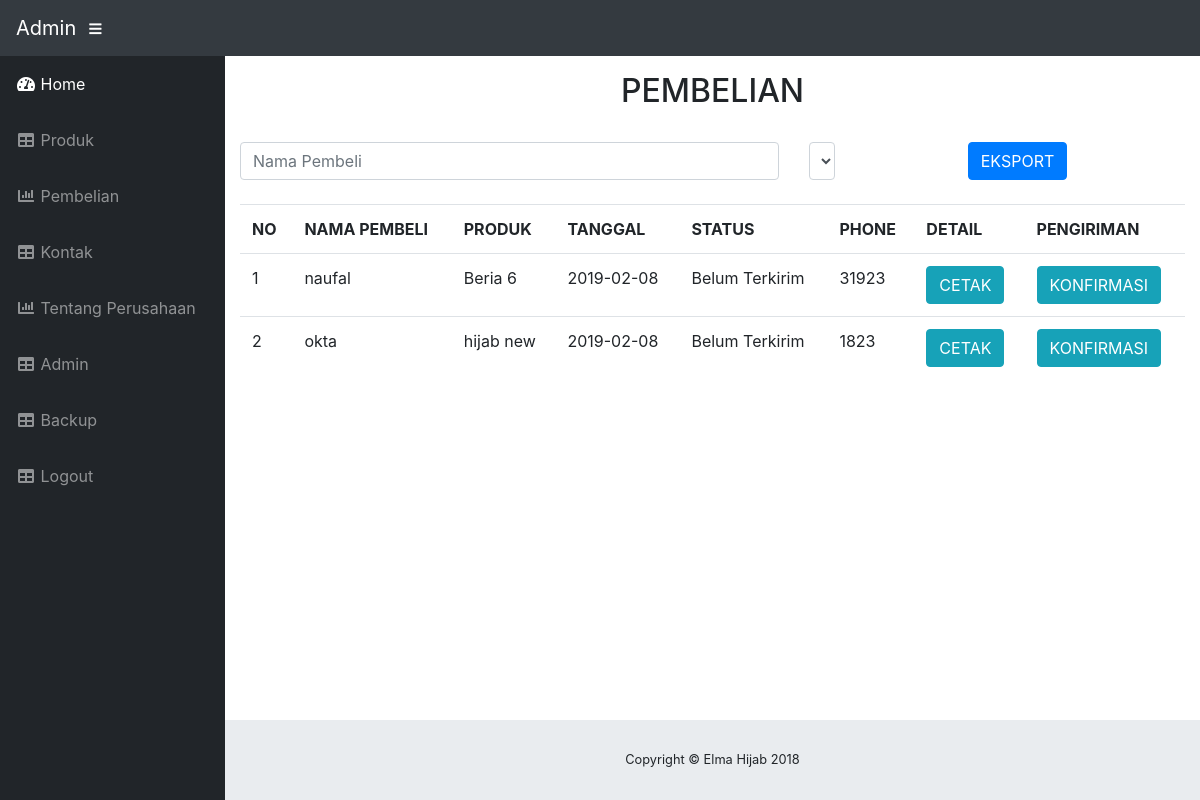
/admin/index.php?halaman=pemesanan (signed in), run on an earlier commit of the app's database.
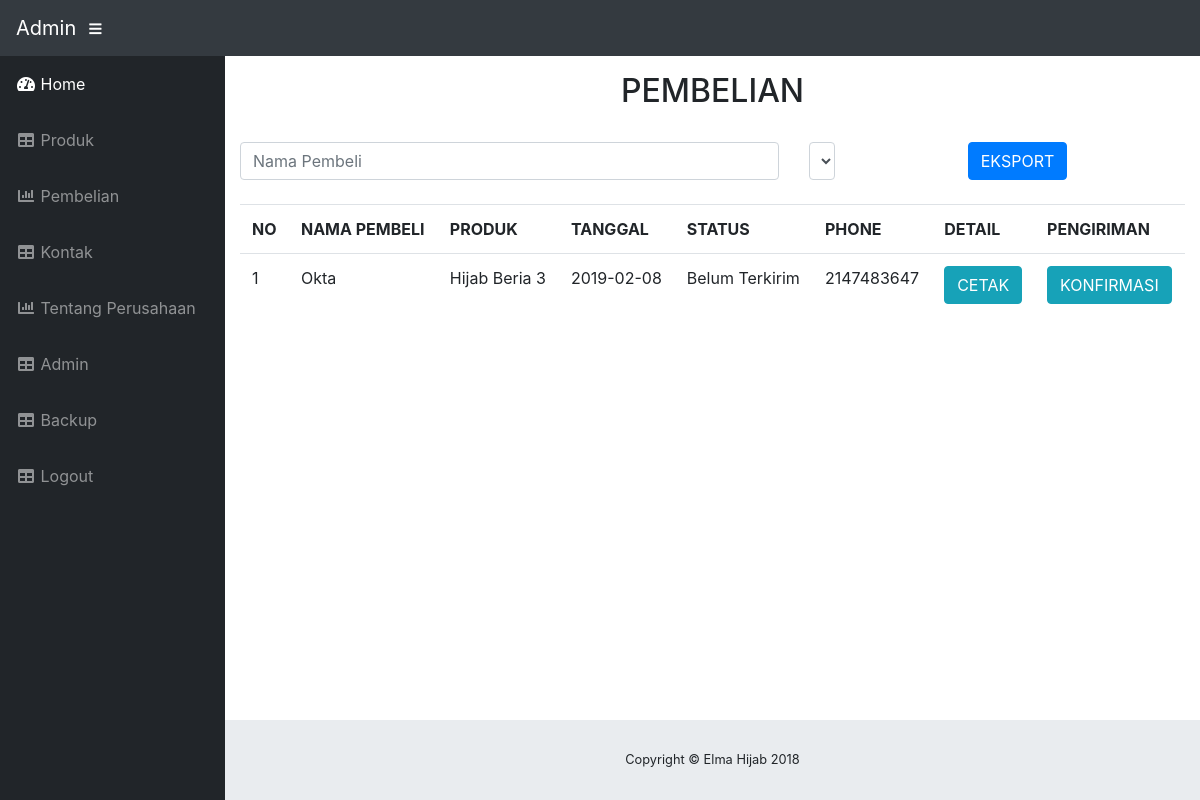
And on a later commit of the database.
### tables this page shows
CREATE TABLE `pembelian` (
  `id_pembelian` int(11) NOT NULL AUTO_INCREMENT,
  `nama_pembeli` varchar(50) NOT NULL,
  `alamat` varchar(100) NOT NULL,
  `no_telp` int(15) NOT NULL,
  `tgl_pembeli` date NOT NULL,
  `id_prdk` int(11) NOT NULL,
  `jumlah` varchar(30) NOT NULL,
  `status` varchar(20) NOT NULL,
  PRIMARY KEY (`id_pembelian`),
  UNIQUE KEY `id_prdk` (`id_prdk`),
  CONSTRAINT `fk` FOREIGN KEY (`id_prdk`) REFERENCES `produk` (`id_prdk`) ON DELETE NO ACTION ON UPDATE CASCADE
);

CREATE TABLE `produk` (
  `id_prdk` int(11) NOT NULL AUTO_INCREMENT,
  `nama` varchar(100) NOT NULL,
  `harga` varchar(50) NOT NULL,
  `foto` varchar(100) NOT NULL,
  `deskripsi` text NOT NULL,
  `stok` int(12) NOT NULL,
  `jenis` varchar(100) NOT NULL,
  PRIMARY KEY (`id_prdk`)
);

### admin/pemesanan.php (the view, shortened to what this page needs)
<?php
	include('../database.php');
	$query=mysqli_query($db,"SELECT * FROM pembelian JOIN produk ON pembelian.id_prdk=produk.id_prdk ORDER BY id_pembelian DESC");
	$no=1;
 ?>
<div id="page-wrapper">
	<div id="page-inner">
		<h2><center>PEMBELIAN</center></h2>
		<br>
			<div class="row">
				<div class="col-md-7">
					<form action="" method="post">
						<div class="input-group">
							<input type="text" name="cari" placeholder="Nama Pembeli" class="form-control">
						</div>
					</form>
				</div>
				<form action="cetakpesan.php" method="post">
				<div class="col-md-2">
					<div class="input-group">
						<select name="bulan" class="form-control">
							<option value="0">Bulan</option>
						</select>
					</div>
				</div>
				</form>
				<div class="col-md-2">
					<a target="_BLANK" href="eksportpemesanan.php" class="btn btn-primary">EKSPORT</a>
				</div>
			</div>
			<br>
			<table class="table">
				<tr>
					<th>NO</th>
					<th>NAMA PEMBELI</th>
					<th>PRODUK</th>
					<th>TANGGAL</th>
					<th>STATUS</th>
					<th>PHONE</th>
					<th>DETAIL</th>
					<th>PENGIRIMAN</th>
				</tr>
				<?php while ($row=mysqli_fetch_assoc($query)):?>
				<tr>
					<td><?php echo $no++ ?></td>
					<td><?php echo $row['nama_pembeli'] ?></td>
					<td><?php echo $row['nama']; ?></td>
					<td><?php echo $row['tgl_pembeli'] ?></td>
					<td><?php echo $row['status'] ?></td>
					<td><?php echo $row['no_telp'] ?></td>
					<td> <a class="btn btn-info" href="index.php?halaman=detailpemesanan&id=<?php echo $row ['id_pembelian'] ?>">CETAK</a></td>
					<td><a class="btn btn-info" href="index.php?halaman=pengiriman&id=<?php echo $row['id_pembelian'] ?>">KONFIRMASI</a></td>
				</tr>
			<?php endwhile ?>
			</table>
		</div>
	</div>

### admin/index.php (shortened to what this page needs)
<!DOCTYPE html>
<html lang="en">
  <head>
    <link href="vendor/bootstrap/css/bootstrap.min.css" rel="stylesheet">
    <link href="vendor/fontawesome-free/css/all.min.css" rel="stylesheet" type="text/css">
    <link href="vendor/datatables/dataTables.bootstrap4.css" rel="stylesheet">
    <link href="css/sb-admin.css" rel="stylesheet">
  </head>
  <body id="page-top">
    <nav class="navbar navbar-expand navbar-dark bg-dark static-top">
      <a class="navbar-brand mr-1" href="index.php">Admin</a>
      <button class="btn btn-link btn-sm text-white order-1 order-sm-0" id="sidebarToggle" href="#">
        <i class="fas fa-bars"></i>
      </button>
    </nav>
    <div id="wrapper">
      <ul class="sidebar navbar-nav">
        <li class="nav-item active">
          <a class="nav-link" href="index.php">
            <i class="fas fa-fw fa-tachometer-alt"></i>
            <span>Home</span>
          </a>
        </li>
        <li class="nav-item">
          <a class="nav-link" href="index.php?halaman=produk">
            <i class="fas fa-fw fa-table"></i>
            <span>Produk</span></a>
        </li>
        <li class="nav-item">
          <a class="nav-link" href="index.php?halaman=pemesanan">
            <i class="fas fa-fw fa-chart-bar"></i>
            <span>Pembelian</span></a>
        </li>
        <li class="nav-item">
          <a class="nav-link" href="index.php?halaman=kontak">
            <i class="fas fa-fw fa-table"></i>
            <span>Kontak</span></a>
        </li>
        <li class="nav-item">
          <a class="nav-link" href="index.php?halaman=about">
            <i class="fas fa-fw fa-chart-bar"></i>
            <span>Tentang Perusahaan</span></a>
        </li>
           <li class="nav-item">
          <a class="nav-link" href="index.php?halaman=admin">
            <i class="fas fa-fw fa-table"></i>
            <span>Admin</span></a>
        </li>
           <li class="nav-item">
          <a class="nav-link" href="backup.php">
            <i class="fas fa-fw fa-table"></i>
            <span>Backup</span></a>
        </li>
          <li class="nav-item">
          <a class="nav-link" href="logout.php">
            <i class="fas fa-fw fa-table"></i>
            <span>Logout</span></a>
        </li>
      </ul>
      <div id="content-wrapper">
        <div class="container-fluid">
             <?php
        if (isset($_GET['halaman'])) {
                if($_GET['halaman']=='produk'){
                    include('produk.php');
                } elseif ($_GET['halaman']=='tambahproduk') {
                  include('tambahproduk.php');
                } elseif ($_GET['halaman']=='editproduk') {
                 include('editproduk.php');
               }elseif($_GET['halaman']=='about'){
                  include('about.php');
                } elseif($_GET['halaman']=='pemesanan'){
                  include('pemesanan.php');
                } elseif($_GET['halaman']=='kontak'){
                  include('kontak.php');
                } elseif($_GET['halaman']=='detailpemesanan'){
                  include('detailpemesanan.php');
                } elseif($_GET['halaman']=='admin'){
                  include('admin.php');
                } elseif($_GET['halaman']=='tambahadmin'){
                  include('tambahadmin.php');
                } elseif($_GET['halaman']=='hapuspesan'){
                  include 'hapuspesan.php';
                }elseif($_GET['halaman']=='backup'){
                  include('backup.php');
                }elseif ($_GET['halaman']=='pengiriman') {
                  include('pengiriman.php');
                }
        }else{
          include('home.php');
        }
         ?>
        </div>
        <footer class="sticky-footer">
          <div class="container my-auto">
            <div class="copyright text-center my-auto">
              <span>Copyright © Elma Hijab 2018</span>
            </div>
          </div>
        </footer>
      </div>
    </div>
  </body>
</html>

### admin/css/sb-admin.css (style rules this page uses)
html { position: relative; min-height: 100%; }
body { height: 100%; }
#wrapper { display: -webkit-box; display: -ms-flexbox; display: flex; }
#wrapper #content-wrapper { overflow-x: hidden; width: 100%; padding-top: 1rem; padding-bottom: 80px; }
.navbar-nav .nav-item.active .nav-link { color: #fff; }
.sidebar { width: 90px !important; background-color: #212529; min-height: calc(100vh - 56px); }
.sidebar .nav-item:last-child { margin-bottom: 1rem; }
.sidebar .nav-item .nav-link { text-align: center; padding: 0.75rem 1rem; width: 90px; }
.sidebar .nav-item .nav-link span { font-size: 0.65rem; display: block; }
.sidebar .nav-item .nav-link { color: rgba(255, 255, 255, 0.5); }
@media (min-width: 768px) { .sidebar { width: 225px !important; } }
@media (min-width: 768px) { .sidebar .nav-item .nav-link { display: block; width: 100%; text-align: left; padding: 1rem; width: 225px; } }
@media (min-width: 768px) { .sidebar .nav-item .nav-link span { font-size: 1rem; display: inline; } }
:root { --input-padding-x: 0.75rem; --input-padding-y: 0.75rem; }
footer.sticky-footer { display: -webkit-box; display: -ms-flexbox; display: flex; position: absolute; right: 0; bottom: 0; width: calc(100% - 90px); height: 80px; background-color: #e9ecef; }
footer.sticky-footer .copyright { line-height: 1; font-size: 0.8rem; }
@media (min-width: 768px) { footer.sticky-footer { width: calc(100% - 225px); } }

What changed in the data, as far as the page shows it:
removed pembelian: nama_pembeli "naufal", id_prdk.nama "Beria 6", tgl_pembeli "2019-02-08", status "Belum Terkirim", no_telp "31923"
removed pembelian: nama_pembeli "okta", id_prdk.nama "hijab new", tgl_pembeli "2019-02-08", status "Belum Terkirim", no_telp "1823"
added pembelian: nama_pembeli "Okta", id_prdk.nama "Hijab Beria 3", tgl_pembeli "2019-02-08", status "Belum Terkirim", no_telp "2147483647"
